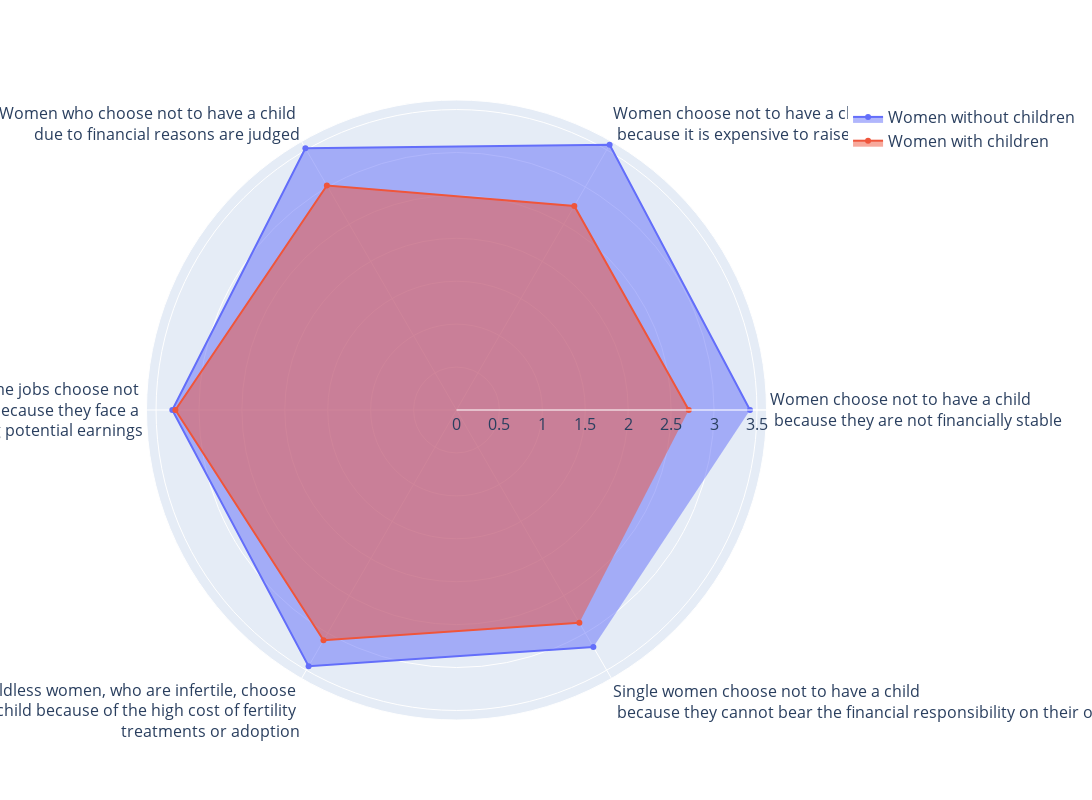

Here is the notebook cell this chart was saved with:
### Code cell
import plotly.express as px
import pandas as pd

fig = go.Figure()

no_child_df = pd.DataFrame(dict(
    r=no_children_clean[:6]['0'],
    theta=no_children_clean[:6]['text']))
yes_child_df = pd.DataFrame(dict(
    r=yes_children_clean[:6]['0'],
    theta=yes_children_clean[:6]['text']))
    

fig.add_trace(go.Scatterpolar(
      r=no_child_df.r,
      theta=test,
      fill='toself',
      name='Women without children'
))
    

fig.add_trace(go.Scatterpolar(
      r=yes_child_df.r,
      theta=test,
      fill='toself',
      name='Women with children'
))

fig.update_layout(height=800, width=1500, font=dict(size=16))

fig.show()

### Figure 1 — Plotly figure (JSON) as saved in the notebook; plotly's stock layout.template omitted (floating-point values rounded to 4 significant figures)
{"data": [{"fill": "toself", "name": "Women without children", "r": [3.419, 3.568, 3.521, 3.311, 3.446, 3.189], "theta": [["Women choose not to have a child <br> because they are not financially stable"], ["Women choose not to have a child <br> because it is expensive to raise children"], ["Women who choose not to have a child <br> due to financial reasons are judged"], ["Women in high income jobs choose not <br> to have a child because they face a <br> high opportunity cost in losing potential earnings"], ["Childless women, who are infertile, choose <br> not to have a child because of the high cost of fertility <br> treatments or adoption"], ["Single women choose not to have a child <br> because they cannot bear the financial responsibility on their own"]], "type": "scatterpolar"}, {"fill": "toself", "name": "Women with children", "r": [2.706, 2.745, 3.02, 3.275, 3.098, 2.863], "theta": [["Women choose not to have a child <br> because they are not financially stable"], ["Women choose not to have a child <br> because it is expensive to raise children"], ["Women who choose not to have a child <br> due to financial reasons are judged"], ["Women in high income jobs choose not <br> to have a child because they face a <br> high opportunity cost in losing potential earnings"], ["Childless women, who are infertile, choose <br> not to have a child because of the high cost of fertility <br> treatments or adoption"], ["Single women choose not to have a child <br> because they cannot bear the financial responsibility on their own"]], "type": "scatterpolar"}], "layout": {"font": {"size": 16}, "height": 800, "width": 1500}}
